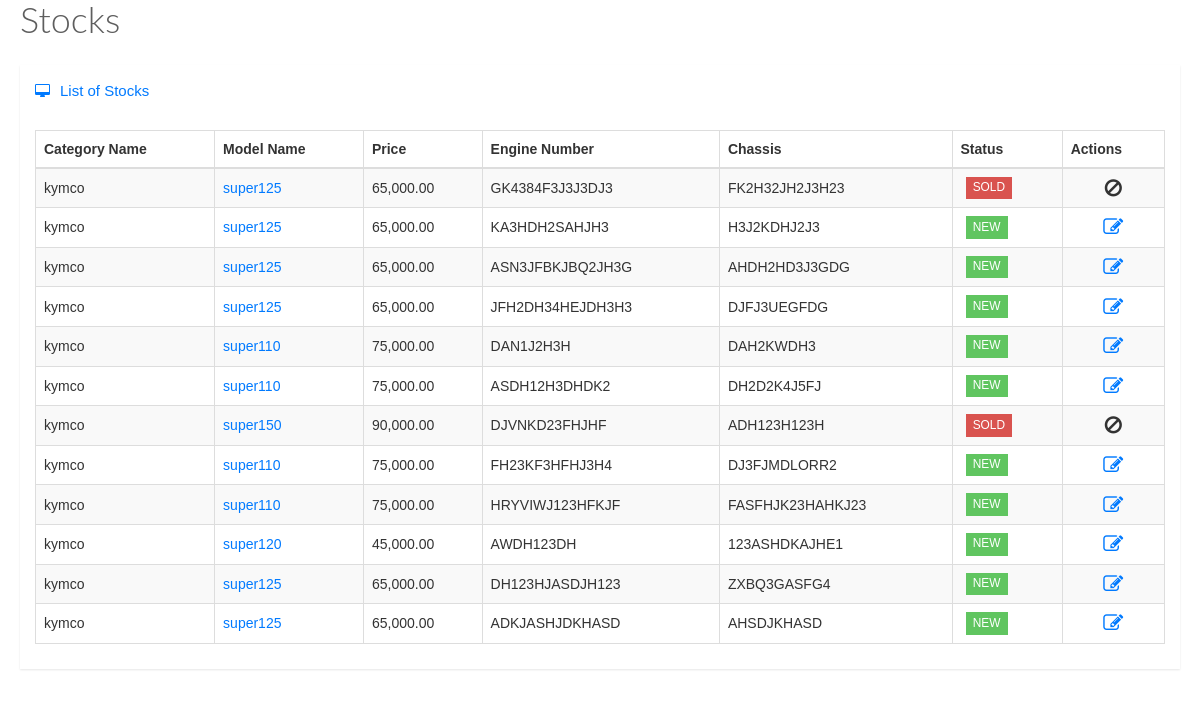
Before: /liststocks.php with the older database file.
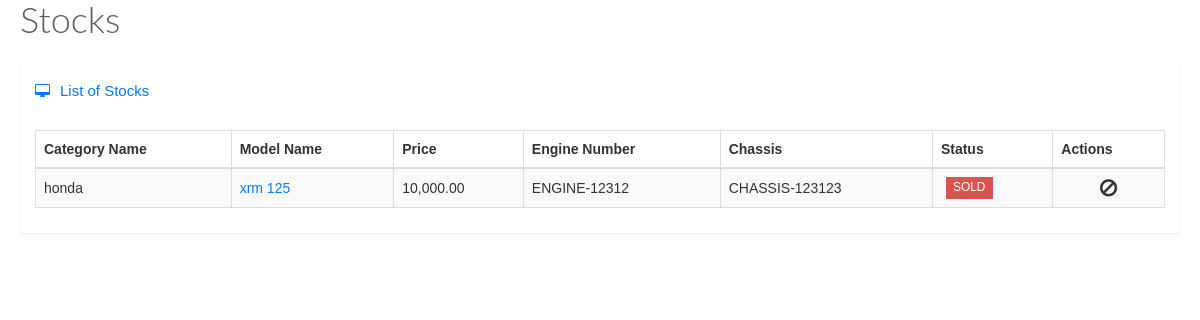
After: the same page with the newer database file.
### tables this page shows
CREATE TABLE IF NOT EXISTS `stocks` (
  `model_id` int(11) NOT NULL,
  `category_name` varchar(30) NOT NULL,
  `model_name` varchar(30) NOT NULL,
  `price` decimal(10,2) NOT NULL,
  `downpayment` decimal(10,2) NOT NULL,
  `color` varchar(100) NOT NULL,
  `engine_number` varchar(30) NOT NULL,
  `chassis` varchar(30) NOT NULL,
  `status` varchar(100) NOT NULL,
  `branch` varchar(100) NOT NULL
);

### liststocks.php (the view, shortened to what this page needs)
<link href="stylesheets/bootstrap.min.css" media="all" rel="stylesheet" type="text/css" />
    <link href="stylesheets/font-awesome.min.css" media="all" rel="stylesheet" type="text/css" />
    <link href="stylesheets/datatables.css" media="all" rel="stylesheet" type="text/css" />
    <link href="stylesheets/style.css" media="all" rel="stylesheet" type="text/css" />
    <div id="msg"></div><div id="stocks1">
        <div class="page-title">
          <h1>
          </h1>
        </div>
        <div class="row animated fadeInDown">
          <div class="col-lg-12">
            <div class="widget-container fluid-height clearfix">
              <div class="heading">
                <i class="fa fa-desktop"></i>List of Stocks
              </div>
              <div class="widget-content padded clearfix">
                <table class="table table-bordered table-striped" id="dataTable1">
                  <thead>
                    <th>
                      Category Name
                    </th>
                    <th class="hidden-xs">
                      Model Name
                    </th>
                    <th class="hidden-xs">
                      Price
                    </th>
                    <th class="hidden-xs">
                      Engine Number
                    </th>
                    <th class="hidden-xs">
                      Chassis
                    </th>
                    <th class="hidden-xs">
                      Status
                    </th>
                    <th class="hidden-xs">
                      Actions
                    </th>
                  </thead>
                  <tbody>
                     <?php
                        include 'db/connection.php';
                        $accounts = $dbConn->query("SELECT * FROM stocks");
                        while ($getaccounts = $accounts->fetch(PDO::FETCH_ASSOC))
                        {
                        ?>
                          <tr>
                                   <td><?php echo $getaccounts['category_name'];?></td>
                                  <td><a href="#<?php echo $getaccounts['model_id'];?>" class="fancybox"><?php echo $getaccounts['model_name'];?></a>  </td>
                                  <td><?php echo number_format($getaccounts['price'],2);?></td>
                                    <td style="text-transform:uppercase;"><?php echo $getaccounts['engine_number'];?></td>
                                    <td style="text-transform:uppercase;"><?php echo $getaccounts['chassis'];?></td>
                                    <td style="text-transform:uppercase;"><?php if ($getaccounts['status'] == 'sold' )
                                    {
                                      echo '<span class="label label-danger">SOLD</span>';
                                    }
                                    else
                                    {
                                      echo '<span class="label label-success">'.$getaccounts['status'].'</span>';
                                    }
                                    ?></td>
                                    <td style="text-transform:uppercase;font-size:20px;"><center><?php if ($getaccounts['status'] == 'sold' )
                                    {
                                      echo '<span class="fa fa-ban"></span>';
                                    }
                                    else
                                    {
                                      echo '<a id="edit_student" href="javascript:void(0);" data-stocks="'.$getaccounts['model_id'].'"class="fa fa-edit"></a>';
                                    }
                                    ?></center></td>
                          </tr>
                        <?php
                        }
                        ?>
                  </tbody>
                </table>
              </div>
            </div>
          </div>
        </div>
        </div></div>

Changed rows visible on the page:
removed stocks: category_name "kymco", model_name "super125", price "65,000.00", engine_number "KA3HDH2SAHJH3", chassis "H3J2KDHJ2J3", status "NEW"
removed stocks: category_name "kymco", model_name "super125", price "65,000.00", engine_number "ASN3JFBKJBQ2JH3G", chassis "AHDH2HD3J3GDG", status "NEW"
removed stocks: category_name "kymco", model_name "super125", price "65,000.00", engine_number "JFH2DH34HEJDH3H3", chassis "DJFJ3UEGFDG", status "NEW"
removed stocks: category_name "kymco", model_name "super110", price "75,000.00", engine_number "DAN1J2H3H", chassis "DAH2KWDH3", status "NEW"
removed stocks: category_name "kymco", model_name "super110", price "75,000.00", engine_number "ASDH12H3DHDK2", chassis "DH2D2K4J5FJ", status "NEW"
removed stocks: category_name "kymco", model_name "super150", price "90,000.00", engine_number "DJVNKD23FHJHF", chassis "ADH123H123H", status "SOLD"
removed stocks: category_name "kymco", model_name "super110", price "75,000.00", engine_number "FH23KF3HFHJ3H4", chassis "DJ3FJMDLORR2", status "NEW"
removed stocks: category_name "kymco", model_name "super110", price "75,000.00", engine_number "HRYVIWJ123HFKJF", chassis "FASFHJK23HAHKJ23", status "NEW"
removed stocks: category_name "kymco", model_name "super120", price "45,000.00", engine_number "AWDH123DH", chassis "123ASHDKAJHE1", status "NEW"
removed stocks: category_name "kymco", model_name "super125", price "65,000.00", engine_number "DH123HJASDJH123", chassis "ZXBQ3GASFG4", status "NEW"
removed stocks: category_name "kymco", model_name "super125", price "65,000.00", engine_number "ADKJASHJDKHASD", chassis "AHSDJKHASD", status "NEW"
changed stocks: category_name "kymco" → "honda"; model_name "super125" → "xrm 125"; price "65,000.00" → "10,000.00"; engine_number "GK4384F3J3J3DJ3" → "ENGINE-12312"; chassis "FK2H32JH2J3H23" → "CHASSIS-123123"
